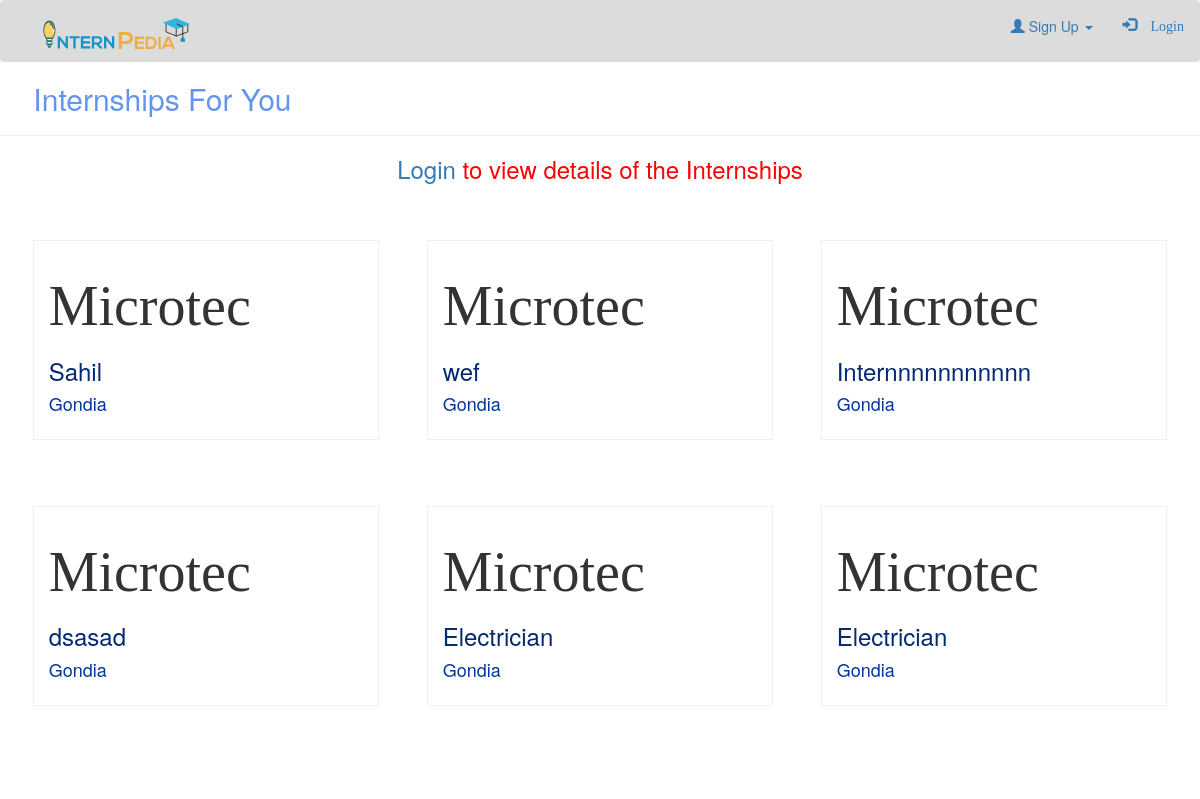
The app's page /internships_by_location/1, older data.
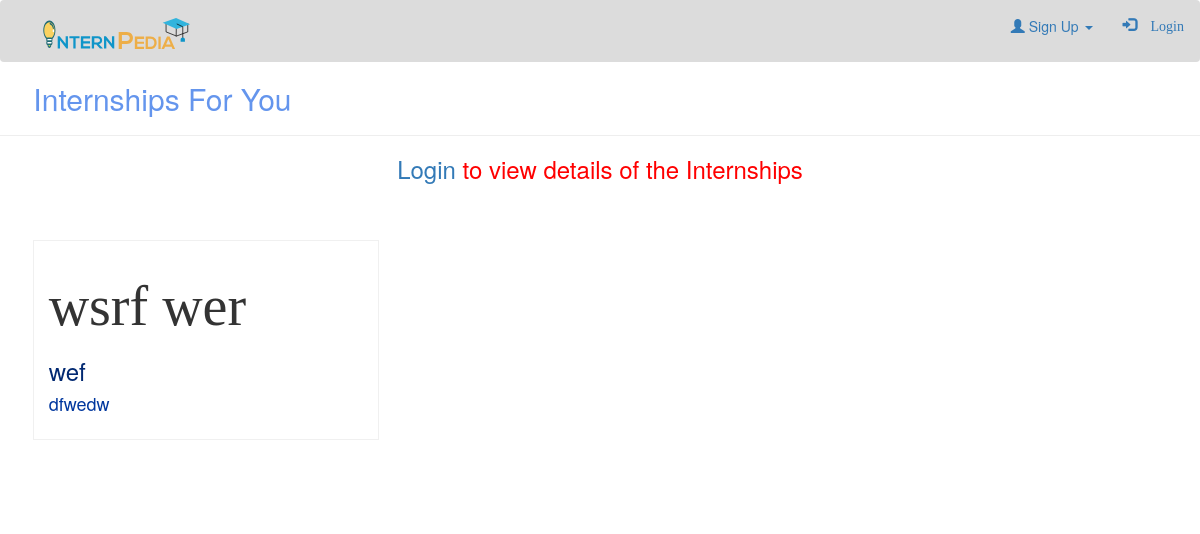
The same page, newer data.
### main/models.py (models this page shows, shortened)
class Service(models.Model):
    role = models.CharField(max_length=200)
    category = models.ForeignKey(Category, default = 1, on_delete = models.SET_DEFAULT, null = True)
    location = models.ForeignKey(Location, default = 1, on_delete = models.SET_DEFAULT, null = True)
    content = models.TextField()
    date_published = models.DateTimeField("date published",default= datetime.now())
    charges = models.IntegerField(default = 0)
    company = models.ForeignKey(Company,default=2,on_delete=models.SET_DEFAULT,null=True)

class Company(models.Model):
    user = models.OneToOneField(User, on_delete = models.CASCADE, null = False)
    phone_no = models.CharField(max_length=10)
    head_office_location = models.CharField(max_length = 200, default = "", blank = True)
    image = models.ImageField(upload_to = 'pics', default = "", blank = True)

class User(AbstractUser):
    username = models.CharField(max_length = 200, default = "", unique = False, blank = True)
    name = models.CharField(max_length = 200, default = "", null = False)
    email = models.EmailField(verbose_name = 'email address', max_length = 200, unique = True)
    confirm_password = models.CharField(max_length = 200, default = "", null = False)
    is_company = models.BooleanField(default = False)
    is_normal = models.BooleanField(default = False)
    active = models.BooleanField(default = False)
    staff = models.BooleanField(default = False)
    admin = models.BooleanField(default = False)
    USERNAME_FIELD = 'email'
    REQUIRED_FIELDS = []
    objects = UserManager()

class Location(models.Model):
    location_name = models.CharField(max_length = 200, default = "")
    def __str__(self):
        return self.location_name

### main/views.py (the view)
# urls.py: path("internships_by_location/<int:location_id>",internships_by_location.as_view(), name = "internships_by_location"),
class internships_by_location(View):
    def get(self, request, location_id):
        if request.user.is_anonymous is False and request.user.is_company:
            messages.error(request, "Access Denied")
            return redirect("main:company")
        d = Service.objects.filter(location = location_id)
        return render(request=request,template_name="main/jobs_list.html",context={"jobs":d})

### main/templates/main/jobs_list.html (shortened to what this page needs)
{% extends 'main/header.html' %}
{% block content %}
<h2 style="color: cornflowerblue">&nbsp&nbsp&nbsp&nbspInternships For You</h2><hr>
{% if user.is_authenticated %}
<h6></h6>
{% else%}
<h3 style="text-align: center;color: red;"><a href="/login">Login</a> to view details of the Internships</h3>
{% endif %}
<div class="row" style="padding-left: 2%;padding-right: 2%;padding-top: 2%;padding-bottom: 2%;">
{% for j in jobs %}
            <div class="col-sm-4"style="padding-left: 2%;padding-right: 2%; padding-top: 2%;padding-bottom: 2%;">
               <div class="card bg-light mb-3 border-secondary mb-3">
                   <div class="card-body">
                   <h2 class="card-title" style="font-family: nexa;font-size:7vh;">{{j.company.user.name}}</h2>
                   <h3 style="color: rgb(2, 41, 114)" class="card-subtitle">{{j.role}}</h3>
                   <h4 style="color: rgb(0, 55, 158)" class="card-subtitle">{{j.location}}</h4>
                   </div>
             </div>
         </div>
{% endfor %}
{% endblock %}

Row changes from the older to the newer data that the page shows:
removed Service: company.user.name "Microtec", role "Sahil", location "Gondia"
removed Service: company.user.name "Microtec", role "wef", location "Gondia"
removed Service: company.user.name "Microtec", role "Internnnnnnnnnnn", location "Gondia"
removed Service: company.user.name "Microtec", role "dsasad", location "Gondia"
removed Service: company.user.name "Microtec", role "Electrician", location "Gondia"
removed Service: company.user.name "Microtec", role "Electrician", location "Gondia"
added Service: company.user.name "wsrf wer", role "wef", location "dfwedw"
